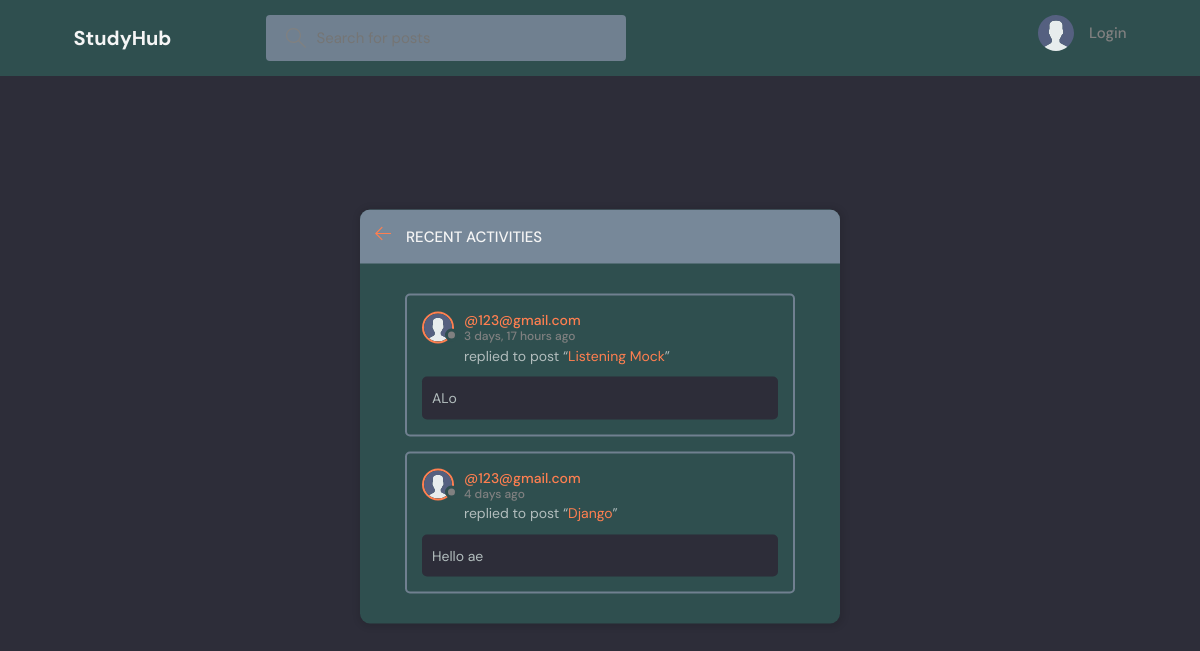
/activity/, run on an earlier commit of the app's database.
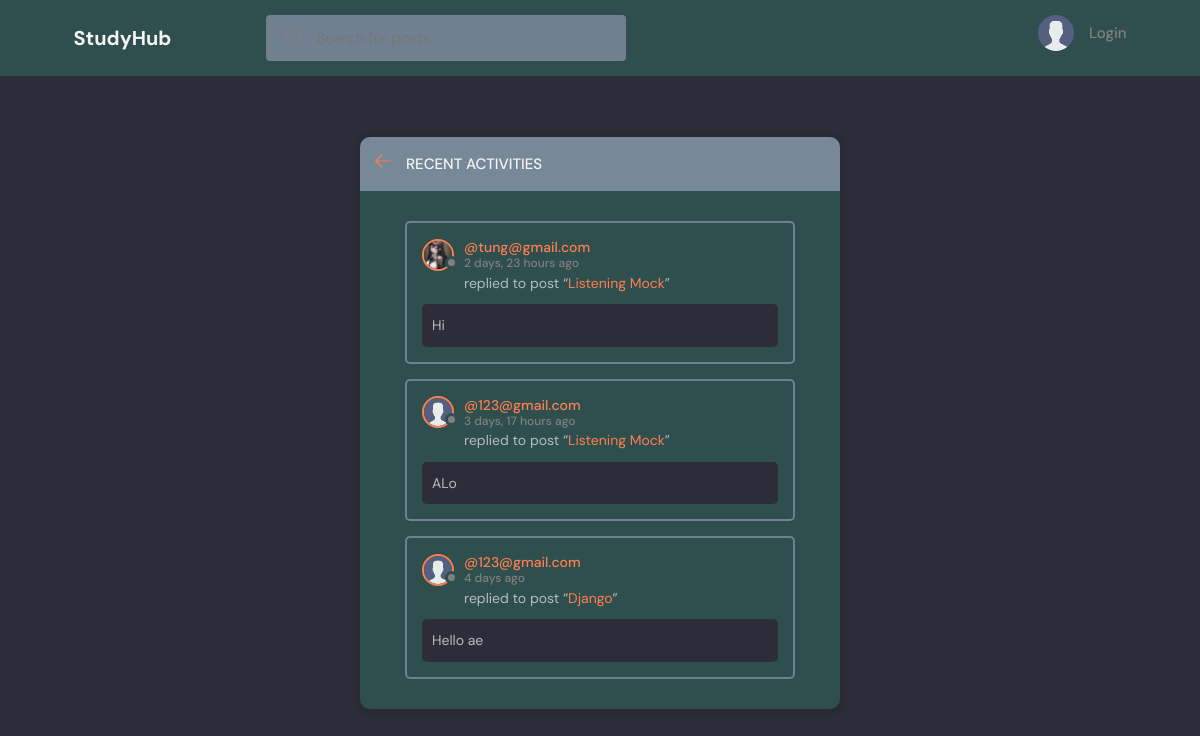
And on a later commit of the database.
### study_project/models.py (models this page shows, shortened)
class Message(models.Model):
    user = models.ForeignKey(User, on_delete=models.CASCADE)
    room = models.ForeignKey(Room, on_delete=models.CASCADE)
    body = models.TextField()
    updated = models.DateTimeField(auto_now=True)
    created = models.DateTimeField(auto_now_add=True)
    class Meta:
        ordering = ['-updated', '-created']

class User(AbstractUser):
    name = models.CharField(max_length=200, null=True)
    email = models.EmailField(unique=True, null=True)
    bio = models.TextField(null=True)
    avatar = models.ImageField(null=True, default="avatar.svg")
    groups = models.ManyToManyField(
        'auth.Group',
        related_name='auth_users',
        related_query_name='auth_user_set',
        blank=True,
        help_text='The groups this user belongs to. A user will get all permissions granted to each of their groups.',
        verbose_name='groups',
    )
    user_permissions = models.ManyToManyField(
        'auth.Permission',
        related_name='auth_users',
        related_query_name='auth_user_set',
        blank=True,
        help_text='Specific permissions for this user.',
        verbose_name='user permissions',
    )
    USERNAME_FIELD = 'email'
    REQUIRED_FIELDS = []

class Room(models.Model):
    host = models.ForeignKey(User, on_delete=models.SET_NULL, null=True)
    topic = models.ForeignKey(Topic, on_delete=models.SET_NULL, null=True)
    name = models.CharField(max_length=200)
    description = models.TextField(null=True, blank=True)
    participants = models.ManyToManyField(
        User, related_name='participants', blank=True)
    updated = models.DateTimeField(auto_now=True)
    created = models.DateTimeField(auto_now_add=True)
    class Meta:
        ordering = ['-updated', '-created']
    def __str__(self):
        return self.name

### study_project/views.py (the view)
# urls.py: path('activity/', views.activityPage, name="activity"),
def activityPage(request):
    room_messages = Message.objects.all()
    return render(request, 'study_project/activity.html', {'room_messages': room_messages})

### study_project/templates/study_project/activity.html (shortened to what this page needs)
{% extends 'main.html' %}
{% block content %}
<main class="layout">
  <div class="container">
    <div class="layout__box">
      <div class="layout__boxHeader">
        <div class="layout__boxTitle">
          <a href="{% url 'home' %}">
            <svg version="1.1" xmlns="http://www.w3.org/2000/svg" width="32" height="32" viewBox="0 0 32 32">
              <title>arrow-left</title>
              <path
                d="M13.723 2.286l-13.723 13.714 13.719 13.714 1.616-1.611-10.96-10.96h27.625v-2.286h-27.625l10.965-10.965-1.616-1.607z">
              </path>
              </path>
            </svg>
          </a>
          <h3>Recent Activities</h3>
        </div>
      </div>
      <div class="activities-page layout__body">
        {% for message in room_messages %}
        <div class="activities__box">
          <div class="activities__boxHeader roomListRoom__header">
            <a href="{% url 'user-profile' message.user.id %}" class="roomListRoom__author">
              <div class="avatar avatar--small">
                <img src="{{message.user.avatar.url}}" />
              </div>
              <p>
                @{{message.user}}
                <span>{{message.created|timesince}} ago</span>
              </p>
            </a>
          </div>
          <div class="activities__boxContent">
            <p>replied to post “<a href="{% url 'room' message.room.id %}">{{message.room}}</a>”</p>
            <div class="activities__boxRoomContent">
              {{message.body}}
            </div>
          </div>
        </div>
        {% endfor %}
      </div>
    </div>
  </div>
</main>
{% endblock content %}

What changed in the data, as far as the page shows it:
added Message: user.avatar (picture), user "tung@gmail.com", created "2 days, 23 hours", room "Listening Mock", body "Hi"
